Frame 1 (no input): blank canvas, image omitted
Frame 60 (no input): blank canvas, image omitted
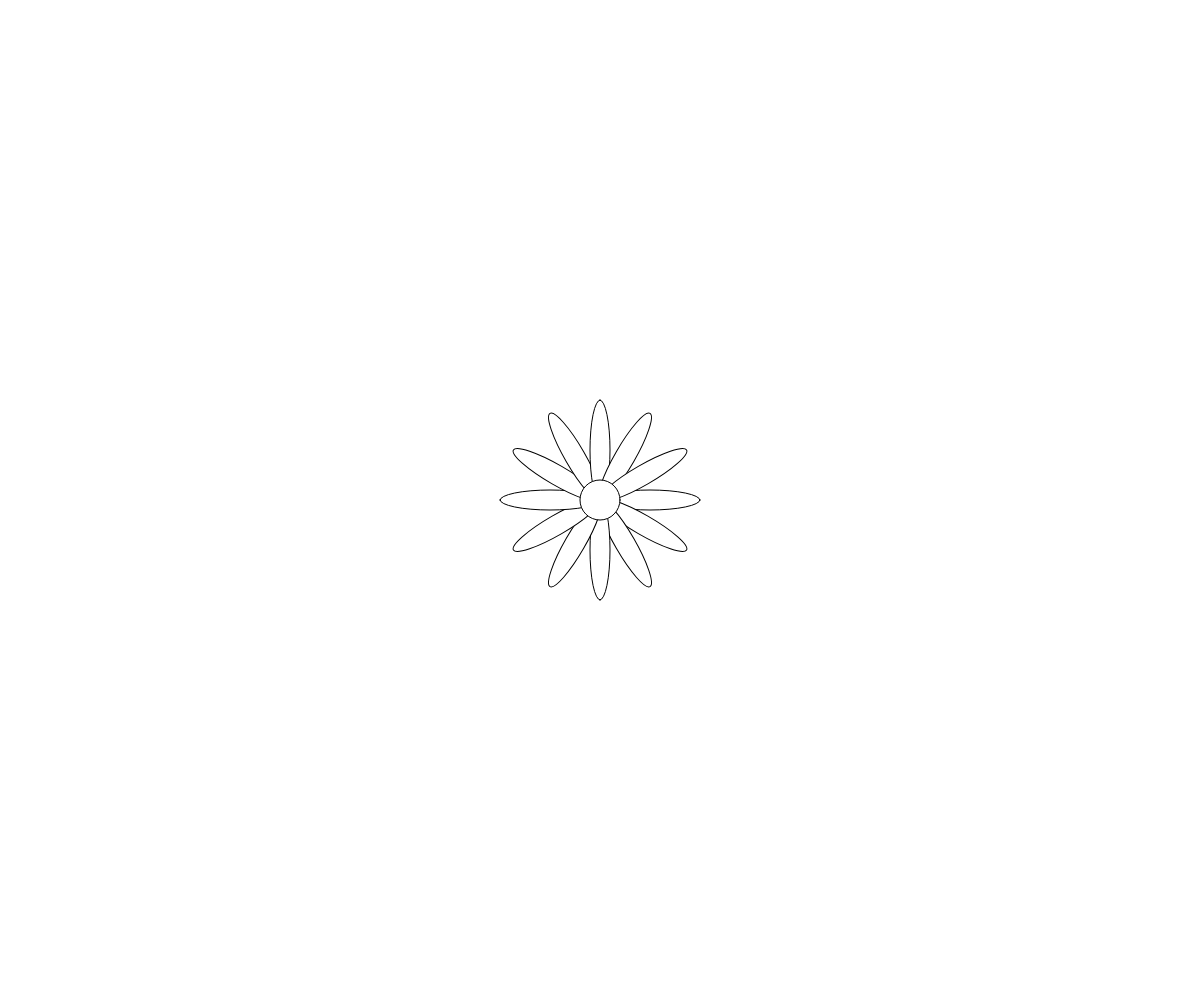
Frame 120 (the mouse pressed at the canvas centre since frame 60)

The p5.js sketch whose frames 1 and 60 were blank and that drew this single picture after the mouse press (run headless with seeded random() and noise() and a simulated clock; from frame 60 on, the mouse is pressed at the canvas centre):

// p5.js sketch
// ── sketch.js

function setup(){

  createCanvas(windowWidth, windowHeight);
  background(255)
  angleMode(DEGREES);

}

function draw(){


}

let numPetals = 12;
let centerDiameter = 40;
let pL = 100;
let pW = 20;

function mousePressed(){
  push()
  translate(mouseX,mouseY)

  for(let i = 0; i< numPetals; i++){
    ellipse(pL/2,0,pL,pW)
    rotate(360/numPetals)
  }
  ellipse(0,0, centerDiameter);
  pop()

}
